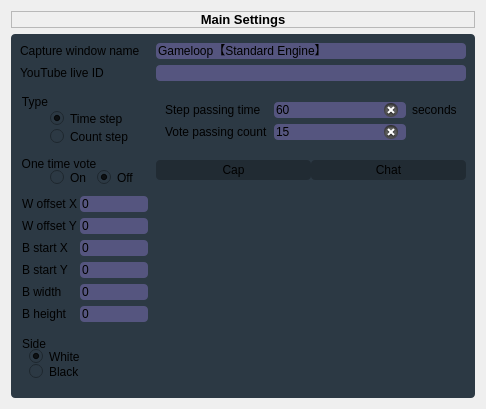
               <widget class="QWidget" name="page">
                <layout class="QVBoxLayout" name="verticalLayout_9">
                 <item alignment="Qt::AlignTop">
                  <widget class="QFrame" name="frame_15">
                   <property name="frameShape">
                    <enum>QFrame::StyledPanel</enum>
                   </property>
                   <property name="frameShadow">
                    <enum>QFrame::Raised</enum>
                   </property>
                   <layout class="QVBoxLayout" name="verticalLayout_10">
                    <property name="spacing">
                     <number>0</number>
                    </property>
                    <property name="leftMargin">
                     <number>0</number>
                    </property>
                    <property name="topMargin">
                     <number>0</number>
                    </property>
                    <property name="rightMargin">
                     <number>0</number>
                    </property>
                    <property name="bottomMargin">
                     <number>0</number>
                    </property>
                    <item alignment="Qt::AlignTop">
                     <widget class="QLabel" name="label_10">
                      <property name="font">
                       <font>
                        <family>Nirmala UI</family>
                        <pointsize>10</pointsize>
                        <weight>75</weight>
                        <bold>true</bold>
                       </font>
                      </property>
                      <property name="text">
                       <string>Main Settings</string>
                      </property>
                      <property name="alignment">
                       <set>Qt::AlignCenter</set>
                      </property>
                     </widget>
                    </item>
                   </layout>
                  </widget>
                 </item>
                 <item>
                  <widget class="QFrame" name="frame_17">
                   <property name="sizePolicy">
                    <sizepolicy hsizetype="Preferred" vsizetype="Expanding">
                     <horstretch>0</horstretch>
                     <verstretch>0</verstretch>
                    </sizepolicy>
                   </property>
                   <property name="whatsThis">
                    <string/>
                   </property>
                   <property name="styleSheet">
                    <string notr="true">border-radius:4px;
background-color: rgb(44, 57, 68);</string>
                   </property>
                   <property name="frameShape">
                    <enum>QFrame::StyledPanel</enum>
                   </property>
                   <property name="frameShadow">
                    <enum>QFrame::Raised</enum>
                   </property>
                   <layout class="QFormLayout" name="formLayout_2">
                    <item row="1" column="0">
                     <widget class="QLabel" name="label_12">
                      <property name="text">
                       <string>Capture window name</string>
                      </property>
                     </widget>
                    </item>
                    <item row="1" column="1">
                     <widget class="QLineEdit" name="win_cap">
                      <property name="styleSheet">
                       <string notr="true">background-color: rgb(85, 85, 127);</string>
                      </property>
                      <property name="text">
                       <string>Gameloop【Standard Engine】</string>
                      </property>
                      <property name="alignment">
                       <set>Qt::AlignJustify|Qt::AlignTop</set>
                      </property>
                     </widget>
                    </item>
                    <item row="3" column="0">
                     <widget class="QLabel" name="label_13">
                      <property name="text">
                       <string>YouTube live ID</string>
                      </property>
                     </widget>
                    </item>
                    <item row="3" column="1">
                     <widget class="QLineEdit" name="yt_id">
                      <property name="styleSheet">
                       <string notr="true">background-color: rgb(85, 85, 127);</string>
                      </property>
                      <property name="clearButtonEnabled">
                       <bool>true</bool>
                      </property>
                     </widget>
                    </item>
                    <item row="5" column="0">
                     <widget class="QGroupBox" name="groupBox">
                      <property name="title">
                       <string>Type</string>
                      </property>
                      <layout class="QVBoxLayout" name="verticalLayout_14">
                       <property name="spacing">
                        <number>0</number>
                       </property>
                       <property name="leftMargin">
                        <number>30</number>
                       </property>
                       <property name="topMargin">
                        <number>15</number>
                       </property>
                       <property name="rightMargin">
                        <number>0</number>
                       </property>
                       <property name="bottomMargin">
                        <number>0</number>
                       </property>
                       <item>
                        <widget class="QRadioButton" name="typetime">
                         <property name="cursor">
                          <cursorShape>PointingHandCursor</cursorShape>
                         </property>
                         <property name="acceptDrops">
                          <bool>false</bool>
                         </property>
                         <property name="text">
                          <string>Time step</string>
                         </property>
                         <property name="checked">
                          <bool>true</bool>
                         </property>
                        </widget>
                       </item>
                       <item>
                        <widget class="QRadioButton" name="typecount">
                         <property name="cursor">
                          <cursorShape>PointingHandCursor</cursorShape>
                         </property>
                         <property name="text">
                          <string>Count step</string>
                         </property>
                         <property name="checked">
                          <bool>false</bool>
                         </property>
                        </widget>
                       </item>
                      </layout>
                     </widget>
                    </item>
                    <item row="5" column="1">
                     <widget class="QFrame" name="frame_21">
                      <property name="frameShape">
                       <enum>QFrame::StyledPanel</enum>
                      </property>
                      <property name="frameShadow">
                       <enum>QFrame::Raised</enum>
                      </property>
                      <layout class="QGridLayout" name="gridLayout">
                       <item row="0" column="2">
                        <widget class="QLineEdit" name="pass_T">
                         <property name="styleSheet">
                          <string notr="true">background-color: rgb(85, 85, 127);</string>
                         </property>
                         <property name="inputMethodHints">
                          <set>Qt::ImhPreferNumbers</set>
                         </property>
                         <property name="text">
                          <string>60</string>
                         </property>
                         <property name="cursorPosition">
                          <number>2</number>
                         </property>
                         <property name="clearButtonEnabled">
                          <bool>true</bool>
                         </property>
                        </widget>
                       </item>
                       <item row="1" column="1">
                        <widget class="QLabel" name="label_16">
                         <property name="enabled">
                          <bool>true</bool>
                         </property>
                         <property name="text">
                          <string>Vote passing count</string>
                         </property>
                        </widget>
                       </item>
                       <item row="0" column="3">
                        <widget class="QLabel" name="label_14">
                         <property name="text">
                          <string>seconds</string>
                         </property>
                        </widget>
                       </item>
                       <item row="0" column="1">
                        <widget class="QLabel" name="label_15">
                         <property name="text">
                          <string>Step passing time</string>
                         </property>
                        </widget>
                       </item>
                       <item row="1" column="2">
                        <widget class="QLineEdit" name="pass_C">
                         <property name="enabled">
                          <bool>true</bool>
                         </property>
                         <property name="styleSheet">
                          <string notr="true">background-color: rgb(85, 85, 127);</string>
                         </property>
                         <property name="text">
                          <string>15</string>
                         </property>
                         <property name="clearButtonEnabled">
                          <bool>true</bool>
                         </property>
                        </widget>
                       </item>
                      </layout>
                     </widget>
                    </item>
                    <item row="6" column="1">
                     <widget class="QFrame" name="frame_24">
                      <property name="minimumSize">
                       <size>
                        <width>0</width>
                        <height>20</height>
                       </size>
                      </property>
                      <property name="styleSheet">
                       <string notr="true">QPushButton{
background-color: rgb(33, 43, 51);
border:0px;
}
QPushButton:hover{
background-color: rgb(255, 85, 0);
}</string>
                      </property>
                      <property name="frameShape">
                       <enum>QFrame::StyledPanel</enum>
                      </property>
                      <property name="frameShadow">
                       <enum>QFrame::Raised</enum>
                      </property>
                      <property name="lineWidth">
                       <number>0</number>
                      </property>
                      <layout class="QHBoxLayout" name="horizontalLayout_8">
                       <property name="spacing">
                        <number>0</number>
                       </property>
                       <property name="leftMargin">
                        <number>0</number>
                       </property>
                       <property name="topMargin">
                        <number>0</number>
                       </property>
                       <property name="rightMargin">
                        <number>0</number>
                       </property>
                       <property name="bottomMargin">
                        <number>0</number>
                       </property>
                       <item>
                        <widget class="QPushButton" name="capwin">
                         <property name="minimumSize">
                          <size>
                           <width>0</width>
                           <height>20</height>
                          </size>
                         </property>
                         <property name="cursor">
                          <cursorShape>PointingHandCursor</cursorShape>
                         </property>
                         <property name="text">
                          <string>Cap</string>
                         </property>
                        </widget>
                       </item>
                       <item>
                        <widget class="QPushButton" name="chat">
                         <property name="minimumSize">
                          <size>
                           <width>0</width>
                           <height>20</height>
                          </size>
                         </property>
                         <property name="cursor">
                          <cursorShape>PointingHandCursor</cursorShape>
                         </property>
                         <property name="text">
                          <string>Chat</string>
                         </property>
                        </widget>
                       </item>
                      </layout>
                     </widget>
                    </item>
                    <item row="7" column="1">
                     <widget class="QFrame" name="frame_23">
                      <property name="frameShape">
                       <enum>QFrame::StyledPanel</enum>
                      </property>
                      <property name="frameShadow">
                       <enum>QFrame::Raised</enum>
                      </property>
                      <layout class="QHBoxLayout" name="horizontalLayout_7">
                       <item>
                        <widget class="QLabel" name="cap_img">
                         <property name="minimumSize">
                          <size>
                           <width>80</width>
                           <height>180</height>
                          </size>
                         </property>
                         <property name="maximumSize">
                          <size>
                           <width>180</width>
                           <height>180</height>
                          </size>
                         </property>
                         <property name="styleSheet">
                          <string notr="true"/>
                         </property>
                         <property name="frameShape">
                          <enum>QFrame::Panel</enum>
                         </property>
                         <property name="frameShadow">
                          <enum>QFrame::Sunken</enum>
                         </property>
                         <property name="lineWidth">
                          <number>8</number>
                         </property>
                         <property name="text">
                          <string/>
                         </property>
                         <property name="alignment">
                          <set>Qt::AlignCenter</set>
                         </property>
                        </widget>
                       </item>
                      </layout>
                     </widget>
                    </item>
                    <item row="4" column="1">
                     <widget class="QFrame" name="frame_22">
                      <property name="frameShape">
                       <enum>QFrame::StyledPanel</enum>
                      </property>
                      <property name="frameShadow">
                       <enum>QFrame::Raised</enum>
                      </property>
                     </widget>
                    </item>
                    <item row="6" column="0">
                     <widget class="QGroupBox" name="groupBox_2">
                      <property name="title">
                       <string>One time vote</string>
                      </property>
                      <layout class="QHBoxLayout" name="horizontalLayout_13">
                       <property name="spacing">
                        <number>10</number>
                       </property>
                       <property name="leftMargin">
                        <number>30</number>
                       </property>
                       <property name="topMargin">
                        <number>15</number>
                       </property>
                       <property name="rightMargin">
                        <number>0</number>
                       </property>
                       <property name="bottomMargin">
                        <number>0</number>
                       </property>
                       <item>
                        <widget class="QRadioButton" name="onetimeon">
                         <property name="text">
                          <string>On</string>
                         </property>
                         <property name="checked">
                          <bool>false</bool>
                         </property>
                        </widget>
                       </item>
                       <item>
                        <widget class="QRadioButton" name="onetimeoff">
                         <property name="text">
                          <string>Off</string>
                         </property>
                         <property name="checked">
                          <bool>true</bool>
                         </property>
                        </widget>
                       </item>
                      </layout>
                     </widget>
                    </item>
                    <item row="7" column="0">
                     <widget class="QFrame" name="frame_30">
                      <property name="minimumSize">
                       <size>
                        <width>111</width>
                        <height>112</height>
                       </size>
                      </property>
                      <property name="frameShape">
                       <enum>QFrame::StyledPanel</enum>
                      </property>
                      <property name="frameShadow">
                       <enum>QFrame::Raised</enum>
                      </property>
                      <layout class="QVBoxLayout" name="verticalLayout_15">
                       <property name="spacing">
                        <number>0</number>
                       </property>
                       <property name="leftMargin">
                        <number>0</number>
                       </property>
                       <property name="topMargin">
                        <number>3</number>
                       </property>
                       <property name="rightMargin">
                        <number>0</number>
                       </property>
                       <property name="bottomMargin">
                        <number>0</number>
                       </property>
                       <item>
                        <widget class="QFrame" name="frame_31">
                         <property name="minimumSize">
                          <size>
                           <width>76</width>
                           <height>120</height>
                          </size>
                         </property>
                         <property name="maximumSize">
                          <size>
                           <width>130</width>
                           <height>16777215</height>
                          </size>
                         </property>
                         <property name="frameShape">
                          <enum>QFrame::StyledPanel</enum>
                         </property>
                         <property name="frameShadow">
                          <enum>QFrame::Raised</enum>
                         </property>
                         <layout class="QFormLayout" name="formLayout_4">
                          <property name="horizontalSpacing">
                           <number>2</number>
                          </property>
                          <property name="leftMargin">
                           <number>2</number>
                          </property>
                          <property name="topMargin">
                           <number>2</number>
                          </property>
                          <property name="rightMargin">
                           <number>2</number>
                          </property>
                          <property name="bottomMargin">
                           <number>2</number>
                          </property>
                          <item row="0" column="0">
                           <widget class="QLabel" name="label_20">
                            <property name="text">
                             <string>W offset X</string>
                            </property>
                           </widget>
                          </item>
                          <item row="0" column="1">
                           <widget class="QLineEdit" name="off_x">
                            <property name="styleSheet">
                             <string notr="true">background-color: rgb(85, 85, 127);</string>
                            </property>
                            <property name="text">
                             <string>0</string>
                            </property>
                           </widget>
                          </item>
                          <item row="1" column="0">
                           <widget class="QLabel" name="label_24">
                            <property name="text">
                             <string>W offset Y</string>
                            </property>
                           </widget>
                          </item>
                          <item row="1" column="1">
                           <widget class="QLineEdit" name="off_y">
                            <property name="styleSheet">
                             <string notr="true">background-color: rgb(85, 85, 127);</string>
                            </property>
                            <property name="text">
                             <string>0</string>
                            </property>
                           </widget>
                          </item>
                          <item row="2" column="0">
                           <widget class="QLabel" name="label_26">
                            <property name="text">
                             <string>B start X</string>
                            </property>
                           </widget>
                          </item>
                          <item row="2" column="1">
                           <widget class="QLineEdit" name="bstart_x">
                            <property name="styleSheet">
                             <string notr="true">background-color: rgb(85, 85, 127);</string>
                            </property>
                            <property name="text">
                             <string>0</string>
                            </property>
                           </widget>
                          </item>
                          <item row="3" column="0">
                           <widget class="QLabel" name="label_28">
                            <property name="text">
                             <string>B start Y</string>
                            </property>
                           </widget>
                          </item>
                          <item row="3" column="1">
                           <widget class="QLineEdit" name="bstart_y">
                            <property name="styleSheet">
                             <string notr="true">background-color: rgb(85, 85, 127);</string>
                            </property>
                            <property name="text">
                             <string>0</string>
                            </property>
                           </widget>
                          </item>
                          <item row="4" column="0">
                           <widget class="QLabel" name="label_30">
                            <property name="text">
                             <string>B width</string>
                            </property>
                           </widget>
                          </item>
                          <item row="4" column="1">
                           <widget class="QLineEdit" name="b_width">
                            <property name="styleSheet">
                             <string notr="true">background-color: rgb(85, 85, 127);</string>
                            </property>
                            <property name="text">
                             <string>0</string>
                            </property>
                           </widget>
                          </item>
                          <item row="5" column="0">
                           <widget class="QLabel" name="label_23">
                            <property name="text">
                             <string>B height</string>
                            </property>
                           </widget>
                          </item>
                          <item row="5" column="1">
                           <widget class="QLineEdit" name="b_height">
                            <property name="styleSheet">
                             <string notr="true">background-color: rgb(85, 85, 127);</string>
                            </property>
                            <property name="text">
                             <string>0</string>
                            </property>
                           </widget>
                          </item>
                         </layout>
                        </widget>
                       </item>
                       <item>
                        <widget class="QFrame" name="frame_32">
                         <property name="frameShape">
                          <enum>QFrame::StyledPanel</enum>
                         </property>
                         <property name="frameShadow">
                          <enum>QFrame::Raised</enum>
                         </property>
                         <layout class="QVBoxLayout" name="verticalLayout_16">
                          <property name="spacing">
                           <number>0</number>
                          </property>
                          <property name="leftMargin">
                           <number>0</number>
                          </property>
                          <property name="topMargin">
                           <number>11</number>
                          </property>
                          <property name="rightMargin">
                           <number>0</number>
                          </property>
                          <property name="bottomMargin">
                           <number>0</number>
                          </property>
                          <item>
                           <widget class="QGroupBox" name="groupBox_3">
                            <property name="title">
                             <string>Side</string>
                            </property>
                            <layout class="QVBoxLayout" name="verticalLayout_17">
                             <property name="spacing">
                              <number>0</number>
                             </property>
                             <property name="topMargin">
                              <number>14</number>
                             </property>
                             <item>
                              <widget class="QRadioButton" name="whiteSide">
                               <property name="text">
                                <string>White</string>
                               </property>
                               <property name="checked">
                                <bool>true</bool>
                               </property>
                              </widget>
                             </item>
                             <item>
                              <widget class="QRadioButton" name="BlackSide">
                               <property name="text">
                                <string>Black</string>
                               </property>
                              </widget>
                             </item>
                            </layout>
                           </widget>
                          </item>
                         </layout>
                        </widget>
                       </item>
                      </layout>
                     </widget>
                    </item>
                   </layout>
                  </widget>
                 </item>
                </layout>
               </widget>
